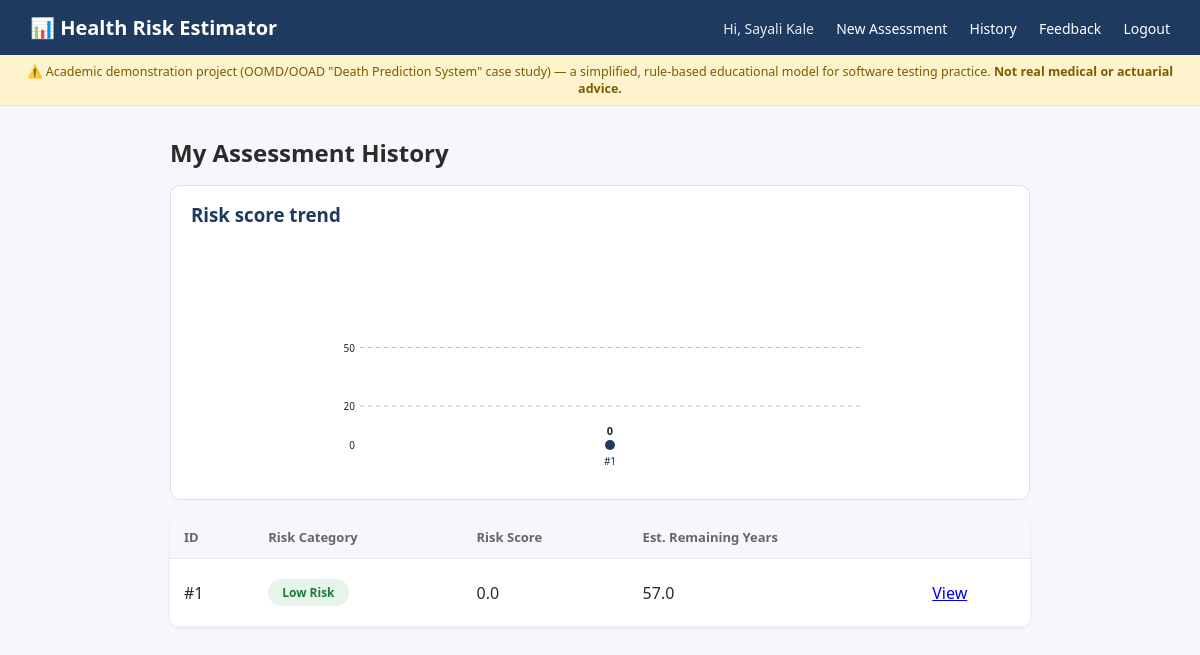
Screenshot of /history (signed in) with the database file from the repository.
### models.py (models this page shows)
class Assessment(db.Model):
    __tablename__ = "assessments"
    id = db.Column(db.Integer, primary_key=True)
    user_id = db.Column(db.Integer, db.ForeignKey("users.id"), nullable=False)
    age = db.Column(db.Integer, nullable=False)
    gender = db.Column(db.String(10), nullable=False)
    height_cm = db.Column(db.Float, nullable=False)
    weight_kg = db.Column(db.Float, nullable=False)
    smoker = db.Column(db.Boolean, nullable=False, default=False)
    alcohol_frequency = db.Column(db.String(20), nullable=False)
    exercise_frequency = db.Column(db.String(20), nullable=False)
    family_history = db.Column(db.Boolean, nullable=False, default=False)
    chronic_condition = db.Column(db.Boolean, nullable=False, default=False)
    bmi = db.Column(db.Float, nullable=False)
    risk_score = db.Column(db.Float, nullable=False)
    risk_category = db.Column(db.String(20), nullable=False)
    estimated_remaining_years = db.Column(db.Float, nullable=False)
    created_at = db.Column(db.DateTime, default=lambda: datetime.now(timezone.utc))

### app.py (the view)
    @app.route("/history")
    @login_required
    def history():
        assessments = Assessment.query.filter_by(
            user_id=session["user_id"]
        ).order_by(Assessment.id.desc()).all()
        trend = charts.trend_chart([a.risk_score for a in reversed(assessments)])
        return render_template("history.html", assessments=assessments, trend=trend)

### templates/history.html (shortened to what this page needs)
{% extends "base.html" %}
{% block content %}
<h2>My Assessment History</h2>
{% if not assessments %}
    <p>No assessments yet. <a href="{{ url_for('new_assessment') }}">Create one</a></p>
{% else %}
    <section class="card"><h3>Risk score trend</h3>{{ trend }}</section>
    <table class="cart-table">
        <thead><tr><th>ID</th><th>Risk Category</th><th>Risk Score</th><th>Est. Remaining Years</th><th></th></tr></thead>
        <tbody>
        {% for a in assessments %}
            <tr>
                <td>#{{ a.id }}</td>
                <td><span class="risk-badge risk-{{ a.risk_category|replace(' ', '-')|lower }}">{{ a.risk_category }}</span></td>
                <td>{{ "%.1f"|format(a.risk_score) }}</td>
                <td>{{ "%.1f"|format(a.estimated_remaining_years) }}</td>
                <td><a href="{{ url_for('assessment_detail', assessment_id=a.id) }}">View</a></td>
            </tr>
        {% endfor %}
        </tbody>
    </table>
{% endif %}
{% endblock %}

### static/style.css (style rules this page uses)
* { box-sizing: border-box; margin: 0; padding: 0; }
body { font-family: 'Segoe UI', Arial, sans-serif; background: #f5f7fa; color: #2b2b2b; }
.cart-table { width: 100%; background: white; border-radius: 10px; overflow: hidden; border-collapse: collapse; box-shadow: 0 1px 4px rgba(0,0,0,0.08); margin-top: 16px; }
.cart-table th, .cart-table td { padding: 12px 14px; text-align: left; border-bottom: 1px solid #eee; }
.cart-table th { background: #f5f7fa; font-size: 13px; color: #666; }
.risk-badge { display: inline-block; padding: 5px 14px; border-radius: 20px; font-size: 12px; font-weight: bold; margin: 8px 0; }
.risk-low-risk { background: #e6f4ea; color: #1e7d34; }
.card { background: #fff; border: 1px solid #d9e0ea; border-radius: 10px; padding: 16px 20px; margin: 16px 0; color: #1e2a3a; }
.card h3 { margin-top: 0; color: #1e3a5f; }
.chart { width: 100%; max-width: 560px; height: auto; color: #1e2a3a; display: block; margin: 8px auto; }

### rows the page displays
Assessment: id "1", risk_category "Low Risk", risk_score "0.0", estimated_remaining_years "57.0"

### other values shown
{{ session.get('user_name') }} "Sayali Kale"
{{ trend }} "20 50 0 0 #1"
